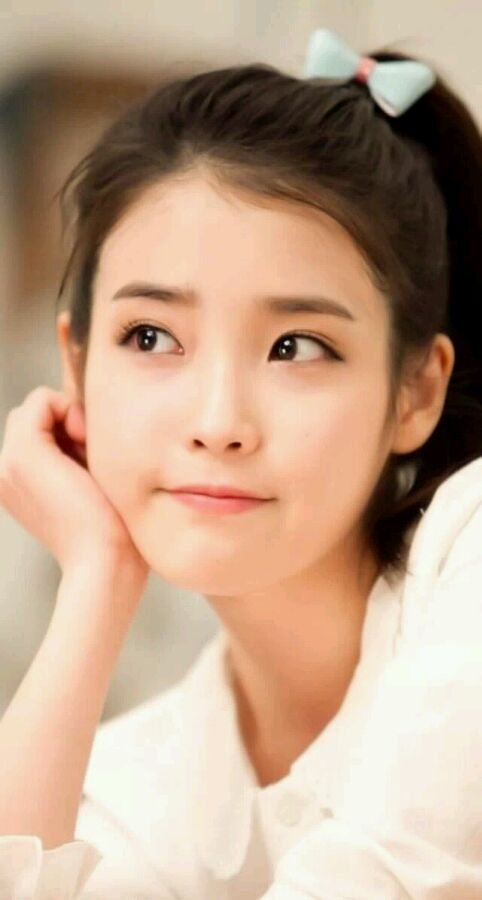
#> input picture OpenCV/image.jpg, 482 x 900 px
$ python 1-imread.py
#> lines starting #> are read from the running program, lines starting #| are printed output that depends on the picture
# -*- coding: utf-8 -*-
# @Time : 2020/5/23 18:45
# @Author : J
# @File : 图像入门.py
# @Software: PyCharm

import cv2 as cv
import numpy as np
from matplotlib import pyplot as plt

# 读取图像
img = cv.imread("../image.jpg",0) # 1是彩色图像 0是灰度图 -1是原始图像
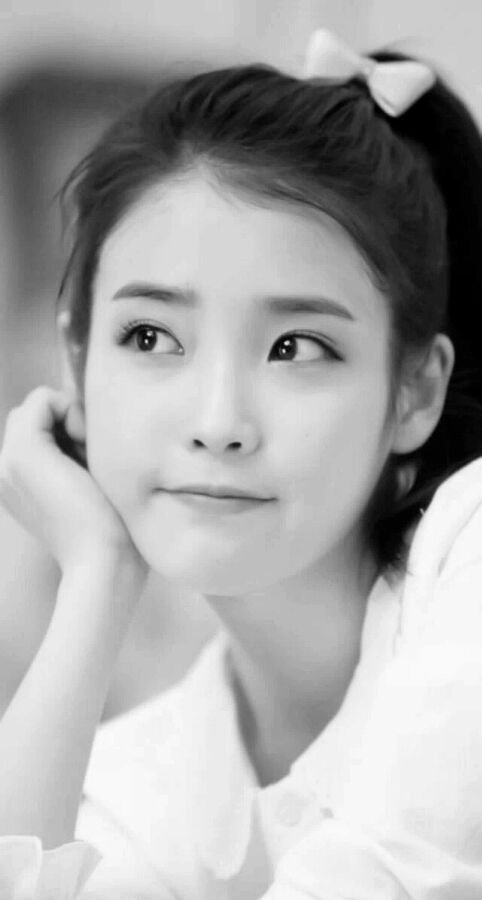
#> img: shape (900, 482); min 0, max 252, mean 167.7
cv.imshow("image",img)
cv.waitKey(0)
cv.destroyAllWindows()

# 显示图像
# cv.namedWindow("image",cv.WINDOW_NORMAL)#   可调整窗口大小
# cv.imshow("image",img)
# cv.waitKey(0)   #持续存在知道有按键发生
# cv.destroyAllWindows()

# 保存图像为 png格式
# cv.imwrite("image.png",img)

# 总结
# cv.imshow("image",img)
# k = cv.waitKey(0)
# if k == 27 & 0xFF:      #Esc的ASCII码为27,即判断是否按下esc键
#     cv.destroyAllWindows()
# elif k == ord("s"):
#     cv.imwrite("image.png",img)
#     cv.destroyAllWindows()

# 使用Matplotlib
# OpenCV加载的彩色图像处于BGR模式。
# 但是Matplotlib以RGB模式显示。
# 因此，如果使用OpenCV读取彩色图像，
# 则Matplotlib中将无法正确显示彩色图像
# plt.imshow(img,cmap = "gray",interpolation = "bicubic")
# plt.xticks([]),plt.yticks([])
# plt.show()
